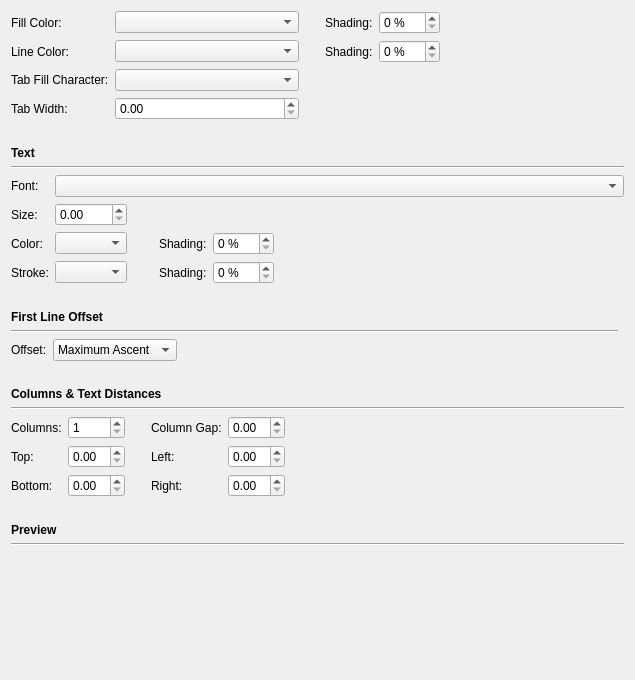
         <widget class="QWidget" name="scrollAreaWidgetContents">
          <property name="geometry">
           <rect>
            <x>0</x>
            <y>0</y>
            <width>635</width>
            <height>680</height>
           </rect>
          </property>
          <layout class="QGridLayout" name="gridLayout_5">
           <item row="11" column="0" colspan="3">
            <spacer name="verticalSpacer_3">
             <property name="orientation">
              <enum>Qt::Vertical</enum>
             </property>
             <property name="sizeType">
              <enum>QSizePolicy::Fixed</enum>
             </property>
             <property name="sizeHint" stdset="0">
              <size>
               <width>20</width>
               <height>20</height>
              </size>
             </property>
            </spacer>
           </item>
           <item row="19" column="0" colspan="2">
            <spacer name="verticalSpacer">
             <property name="orientation">
              <enum>Qt::Vertical</enum>
             </property>
             <property name="sizeType">
              <enum>QSizePolicy::Fixed</enum>
             </property>
             <property name="sizeHint" stdset="0">
              <size>
               <width>20</width>
               <height>20</height>
              </size>
             </property>
            </spacer>
           </item>
           <item row="8" column="0">
            <widget class="QLabel" name="label_19">
             <property name="font">
              <font>
               <weight>75</weight>
               <bold>true</bold>
              </font>
             </property>
             <property name="text">
              <string>Text</string>
             </property>
            </widget>
           </item>
           <item row="2" column="1">
            <widget class="QLabel" name="label_43">
             <property name="text">
              <string/>
             </property>
            </widget>
           </item>
           <item row="1" column="1">
            <widget class="QLabel" name="label_42">
             <property name="text">
              <string/>
             </property>
            </widget>
           </item>
           <item row="18" column="0">
            <layout class="QGridLayout" name="gridLayout_3">
             <item row="2" column="4">
              <widget class="ScrSpinBox" name="rightTextDistanceSpinBox"/>
             </item>
             <item row="0" column="4">
              <widget class="ScrSpinBox" name="textColumnGapSpinBox"/>
             </item>
             <item row="0" column="1">
              <widget class="QSpinBox" name="textColumnsSpinBox">
               <property name="minimum">
                <number>1</number>
               </property>
              </widget>
             </item>
             <item row="1" column="1">
              <widget class="ScrSpinBox" name="topTextDistanceSpinBox"/>
             </item>
             <item row="1" column="0">
              <widget class="QLabel" name="TopLabel">
               <property name="text">
                <string>Top:</string>
               </property>
              </widget>
             </item>
             <item row="1" column="4">
              <widget class="ScrSpinBox" name="leftTextDistanceSpinBox"/>
             </item>
             <item row="2" column="0">
              <widget class="QLabel" name="BottomLabel">
               <property name="text">
                <string>Bottom:</string>
               </property>
              </widget>
             </item>
             <item row="1" column="3">
              <widget class="QLabel" name="LefLabel">
               <property name="text">
                <string>Left:</string>
               </property>
              </widget>
             </item>
             <item row="0" column="0">
              <widget class="QLabel" name="ColumnsLabel">
               <property name="text">
                <string>Columns:</string>
               </property>
              </widget>
             </item>
             <item row="0" column="3">
              <widget class="QLabel" name="ColumnGapLabel">
               <property name="text">
                <string>Column Gap:</string>
               </property>
              </widget>
             </item>
             <item row="2" column="1">
              <widget class="ScrSpinBox" name="bottomTextDistanceSpinBox"/>
             </item>
             <item row="2" column="3">
              <widget class="QLabel" name="RightLabel">
               <property name="text">
                <string>Right:</string>
               </property>
              </widget>
             </item>
             <item row="0" column="2" rowspan="3">
              <spacer name="horizontalSpacer_9">
               <property name="orientation">
                <enum>Qt::Horizontal</enum>
               </property>
               <property name="sizeType">
                <enum>QSizePolicy::Fixed</enum>
               </property>
               <property name="sizeHint" stdset="0">
                <size>
                 <width>20</width>
                 <height>20</height>
                </size>
               </property>
              </spacer>
             </item>
            </layout>
           </item>
           <item row="22" column="0" colspan="3">
            <widget class="QLabel" name="textPreviewWidget">
             <property name="sizePolicy">
              <sizepolicy hsizetype="Expanding" vsizetype="Preferred">
               <horstretch>0</horstretch>
               <verstretch>0</verstretch>
              </sizepolicy>
             </property>
             <property name="minimumSize">
              <size>
               <width>400</width>
               <height>100</height>
              </size>
             </property>
             <property name="frameShape">
              <enum>QFrame::NoFrame</enum>
             </property>
             <property name="text">
              <string/>
             </property>
            </widget>
           </item>
           <item row="16" column="0">
            <widget class="QLabel" name="ColumnsAndTextDistances">
             <property name="font">
              <font>
               <weight>75</weight>
               <bold>true</bold>
              </font>
             </property>
             <property name="text">
              <string>Columns &amp; Text Distances</string>
             </property>
            </widget>
           </item>
           <item row="10" column="0" colspan="3">
            <layout class="QGridLayout" name="gridLayout_4">
             <item row="3" column="3">
              <widget class="QLabel" name="textColorStrokeLabel">
               <property name="text">
                <string>Shading:</string>
               </property>
              </widget>
             </item>
             <item row="3" column="1">
              <widget class="ColorCombo" name="textStrokeColorComboBox"/>
             </item>
             <item row="3" column="4">
              <widget class="QSpinBox" name="textStrokeShadingSpinBox">
               <property name="suffix">
                <string> %</string>
               </property>
               <property name="maximum">
                <number>100</number>
               </property>
              </widget>
             </item>
             <item row="2" column="3">
              <widget class="QLabel" name="textColorShadingLabel">
               <property name="text">
                <string>Shading:</string>
               </property>
              </widget>
             </item>
             <item row="3" column="0">
              <widget class="QLabel" name="StrokeLabel">
               <property name="text">
                <string>Stroke:</string>
               </property>
              </widget>
             </item>
             <item row="2" column="4">
              <widget class="QSpinBox" name="textColorShadingSpinBox">
               <property name="suffix">
                <string> %</string>
               </property>
               <property name="maximum">
                <number>100</number>
               </property>
              </widget>
             </item>
             <item row="0" column="0">
              <widget class="QLabel" name="FontLabel">
               <property name="text">
                <string>Font:</string>
               </property>
              </widget>
             </item>
             <item row="1" column="1">
              <widget class="ScrSpinBox" name="textSizeSpinBox"/>
             </item>
             <item row="2" column="0">
              <widget class="QLabel" name="textColorLabel">
               <property name="text">
                <string>Color:</string>
               </property>
              </widget>
             </item>
             <item row="2" column="1">
              <widget class="ColorCombo" name="textColorComboBox"/>
             </item>
             <item row="1" column="0">
              <widget class="QLabel" name="SizeLabel">
               <property name="text">
                <string>Size:</string>
               </property>
              </widget>
             </item>
             <item row="2" column="2">
              <spacer name="horizontalSpacer_2">
               <property name="orientation">
                <enum>Qt::Horizontal</enum>
               </property>
               <property name="sizeType">
                <enum>QSizePolicy::Fixed</enum>
               </property>
               <property name="sizeHint" stdset="0">
                <size>
                 <width>20</width>
                 <height>20</height>
                </size>
               </property>
              </spacer>
             </item>
             <item row="1" column="5" rowspan="3">
              <spacer name="horizontalSpacer">
               <property name="orientation">
                <enum>Qt::Horizontal</enum>
               </property>
               <property name="sizeHint" stdset="0">
                <size>
                 <width>40</width>
                 <height>20</height>
                </size>
               </property>
              </spacer>
             </item>
             <item row="0" column="1" colspan="5">
              <widget class="FontCombo" name="textFontComboBox"/>
             </item>
            </layout>
           </item>
           <item row="7" column="0" colspan="2">
            <spacer name="verticalSpacer_2">
             <property name="orientation">
              <enum>Qt::Vertical</enum>
             </property>
             <property name="sizeType">
              <enum>QSizePolicy::Fixed</enum>
             </property>
             <property name="sizeHint" stdset="0">
              <size>
               <width>20</width>
               <height>20</height>
              </size>
             </property>
            </spacer>
           </item>
           <item row="0" column="0" rowspan="3" colspan="3">
            <layout class="QGridLayout" name="gridLayout_2">
             <item row="1" column="0">
              <widget class="QLabel" name="textLineColorLabel">
               <property name="text">
                <string>Line Color:</string>
               </property>
              </widget>
             </item>
             <item row="3" column="1">
              <widget class="ScrSpinBox" name="textTabWidthSpinBox"/>
             </item>
             <item row="1" column="1">
              <widget class="ColorCombo" name="textFrameLineColorComboBox">
               <property name="sizePolicy">
                <sizepolicy hsizetype="MinimumExpanding" vsizetype="Fixed">
                 <horstretch>0</horstretch>
                 <verstretch>0</verstretch>
                </sizepolicy>
               </property>
              </widget>
             </item>
             <item row="2" column="0">
              <widget class="QLabel" name="TabFillCharacterLabel">
               <property name="text">
                <string>Tab Fill Character:</string>
               </property>
              </widget>
             </item>
             <item row="1" column="4">
              <widget class="QSpinBox" name="textFrameLineShadingSpinBox">
               <property name="suffix">
                <string> %</string>
               </property>
               <property name="maximum">
                <number>100</number>
               </property>
              </widget>
             </item>
             <item row="0" column="3">
              <widget class="QLabel" name="textFillColorShadingLabel">
               <property name="sizePolicy">
                <sizepolicy hsizetype="Preferred" vsizetype="Preferred">
                 <horstretch>0</horstretch>
                 <verstretch>0</verstretch>
                </sizepolicy>
               </property>
               <property name="text">
                <string>Shading:</string>
               </property>
              </widget>
             </item>
             <item row="0" column="1">
              <widget class="ColorCombo" name="textFrameFillColorComboBox">
               <property name="sizePolicy">
                <sizepolicy hsizetype="MinimumExpanding" vsizetype="Fixed">
                 <horstretch>0</horstretch>
                 <verstretch>0</verstretch>
                </sizepolicy>
               </property>
              </widget>
             </item>
             <item row="3" column="0">
              <widget class="QLabel" name="TabWidthLabel">
               <property name="text">
                <string>Tab Width:</string>
               </property>
              </widget>
             </item>
             <item row="1" column="3">
              <widget class="QLabel" name="textLineColorShadingLabel">
               <property name="sizePolicy">
                <sizepolicy hsizetype="Preferred" vsizetype="Preferred">
                 <horstretch>0</horstretch>
                 <verstretch>0</verstretch>
                </sizepolicy>
               </property>
               <property name="text">
                <string>Shading:</string>
               </property>
              </widget>
             </item>
             <item row="0" column="4">
              <widget class="QSpinBox" name="textFrameFillShadingSpinBox">
               <property name="suffix">
                <string> %</string>
               </property>
               <property name="maximum">
                <number>100</number>
               </property>
              </widget>
             </item>
             <item row="2" column="1">
              <widget class="QComboBox" name="textTabFillCharComboBox">
               <property name="sizePolicy">
                <sizepolicy hsizetype="MinimumExpanding" vsizetype="Fixed">
                 <horstretch>0</horstretch>
                 <verstretch>0</verstretch>
                </sizepolicy>
               </property>
              </widget>
             </item>
             <item row="0" column="0">
              <widget class="QLabel" name="textFillColorLabel">
               <property name="text">
                <string>Fill Color:</string>
               </property>
              </widget>
             </item>
             <item row="0" column="5">
              <spacer name="horizontalSpacer_13">
               <property name="orientation">
                <enum>Qt::Horizontal</enum>
               </property>
               <property name="sizeHint" stdset="0">
                <size>
                 <width>40</width>
                 <height>20</height>
                </size>
               </property>
              </spacer>
             </item>
             <item row="0" column="2" rowspan="4">
              <spacer name="horizontalSpacer_8">
               <property name="orientation">
                <enum>Qt::Horizontal</enum>
               </property>
               <property name="sizeType">
                <enum>QSizePolicy::Fixed</enum>
               </property>
               <property name="sizeHint" stdset="0">
                <size>
                 <width>20</width>
                 <height>20</height>
                </size>
               </property>
              </spacer>
             </item>
            </layout>
           </item>
           <item row="23" column="0">
            <spacer name="verticalSpacer_10">
             <property name="orientation">
              <enum>Qt::Vertical</enum>
             </property>
             <property name="sizeHint" stdset="0">
              <size>
               <width>20</width>
               <height>40</height>
              </size>
             </property>
            </spacer>
           </item>
           <item row="20" column="0">
            <widget class="QLabel" name="label_11">
             <property name="font">
              <font>
               <weight>75</weight>
               <bold>true</bold>
              </font>
             </property>
             <property name="text">
              <string>Preview</string>
             </property>
            </widget>
           </item>
           <item row="12" column="0">
            <widget class="QLabel" name="label_2">
             <property name="font">
              <font>
               <weight>75</weight>
               <bold>true</bold>
              </font>
             </property>
             <property name="text">
              <string>First Line Offset</string>
             </property>
            </widget>
           </item>
           <item row="9" column="0" colspan="3">
            <widget class="Line" name="line_5">
             <property name="orientation">
              <enum>Qt::Horizontal</enum>
             </property>
            </widget>
           </item>
           <item row="17" column="0" colspan="3">
            <widget class="Line" name="line_6">
             <property name="orientation">
              <enum>Qt::Horizontal</enum>
             </property>
            </widget>
           </item>
           <item row="13" column="0" colspan="2">
            <widget class="Line" name="line_7">
             <property name="orientation">
              <enum>Qt::Horizontal</enum>
             </property>
            </widget>
           </item>
           <item row="21" column="0" colspan="3">
            <widget class="Line" name="line_3">
             <property name="orientation">
              <enum>Qt::Horizontal</enum>
             </property>
            </widget>
           </item>
           <item row="18" column="1">
            <spacer name="horizontalSpacer_15">
             <property name="orientation">
              <enum>Qt::Horizontal</enum>
             </property>
             <property name="sizeHint" stdset="0">
              <size>
               <width>40</width>
               <height>20</height>
              </size>
             </property>
            </spacer>
           </item>
           <item row="15" column="0" colspan="2">
            <spacer name="verticalSpacer_13">
             <property name="orientation">
              <enum>Qt::Vertical</enum>
             </property>
             <property name="sizeType">
              <enum>QSizePolicy::Fixed</enum>
             </property>
             <property name="sizeHint" stdset="0">
              <size>
               <width>20</width>
               <height>20</height>
              </size>
             </property>
            </spacer>
           </item>
           <item row="14" column="0" colspan="2">
            <layout class="QGridLayout" name="gridLayout_8">
             <item row="0" column="0">
              <widget class="QLabel" name="label_3">
               <property name="text">
                <string>Offset:</string>
               </property>
              </widget>
             </item>
             <item row="0" column="1">
              <widget class="QComboBox" name="firstLineOffsetComboBox">
               <item>
                <property name="text">
                 <string>Maximum Ascent</string>
                </property>
               </item>
               <item>
                <property name="text">
                 <string>Font Ascent</string>
                </property>
               </item>
               <item>
                <property name="text">
                 <string>Line Spacing</string>
                </property>
               </item>
               <item>
                <property name="text">
                 <string>Baseline Grid</string>
                </property>
               </item>
              </widget>
             </item>
             <item row="0" column="2">
              <spacer name="horizontalSpacer_19">
               <property name="orientation">
                <enum>Qt::Horizontal</enum>
               </property>
               <property name="sizeHint" stdset="0">
                <size>
                 <width>40</width>
                 <height>20</height>
                </size>
               </property>
              </spacer>
             </item>
            </layout>
           </item>
          </layout>
         </widget>
